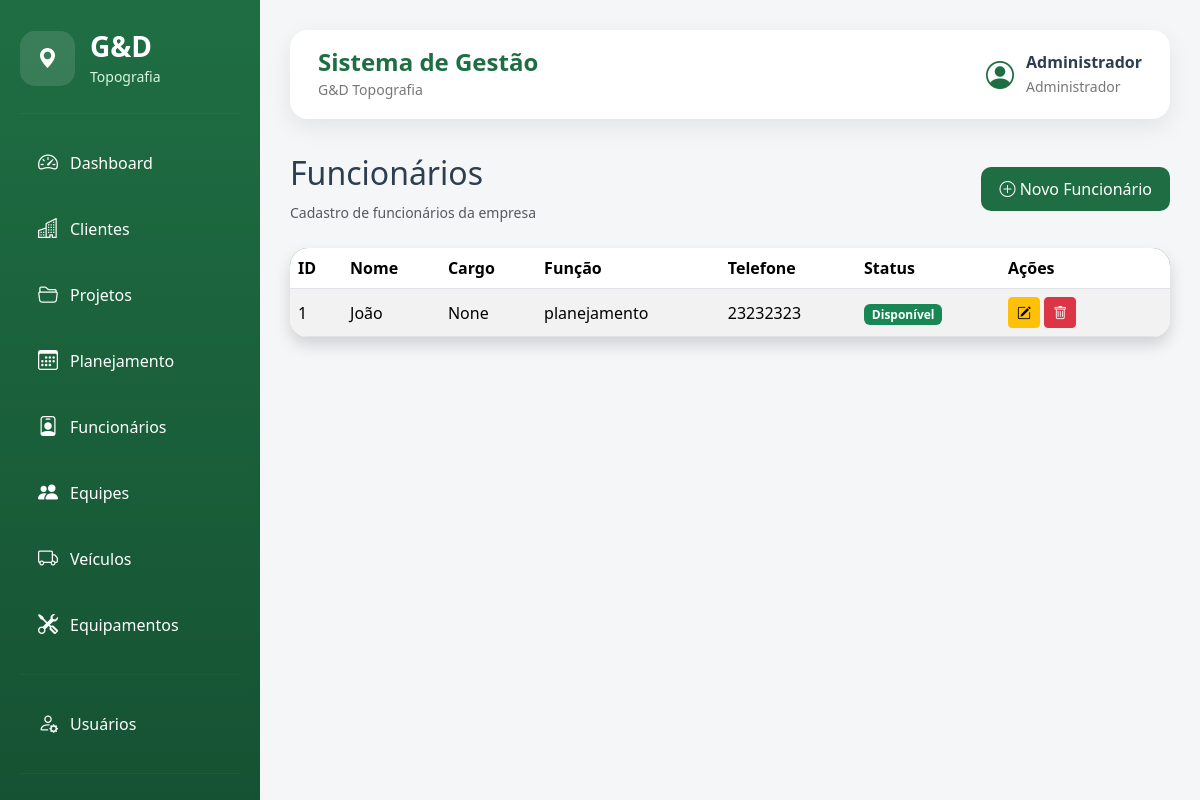
Screenshot of /funcionarios (signed in) with the database file from the repository.
### models/usuario.py (models this page shows, shortened)
class Usuario(UserMixin, db.Model):
    __tablename__ = "usuarios"
    id = db.Column(db.Integer, primary_key=True)
    nome = db.Column(db.String(100), nullable=False)
    email = db.Column(db.String(120), unique=True, nullable=False)
    senha = db.Column(db.String(255), nullable=False)
    perfil = db.Column(
        db.String(50),
        nullable=False,
        default="Administrador"
    )
    ativo = db.Column(
        db.Boolean,
        nullable=False,
        default=True
    )
    data_criacao = db.Column(
        db.DateTime,
        default=datetime.utcnow
    )
    ultimo_login = db.Column(
        db.DateTime,
        nullable=True
    )
    ultimo_acesso = db.Column(
        db.DateTime,
        nullable=True
    )
    foto = db.Column(
        db.String(255),
        nullable=True
    )
    telefone = db.Column(
        db.String(20),
        nullable=True
    )
    observacoes = db.Column(
        db.Text,
        nullable=True
    )

### models/funcionario.py (models this page shows, shortened)
class Funcionario(db.Model):
    __tablename__ = "funcionarios"
    id = db.Column(db.Integer, primary_key=True)
    nome = db.Column(db.String(150), nullable=False)
    cpf = db.Column(db.String(14))
    telefone = db.Column(db.String(20))
    email = db.Column(db.String(150))
    cargo = db.Column(db.String(80))
    funcao = db.Column(db.String(80))
    status = db.Column(
        db.String(20),
        default="Disponível"
    )
    observacoes = db.Column(db.Text)

### routes/funcionarios.py (the view)
@funcionarios.route("/funcionarios")
@login_required
def listar_funcionarios():
    lista = Funcionario.query.order_by(
        Funcionario.nome
    ).all()
    return render_template(
        "funcionarios.html",
        funcionarios=lista
    )

### app.py (called while the page is built)
@app.context_processor
def inject_csrf_token():
    return dict(csrf_token=generate_csrf)

@login_manager.user_loader
def load_user(user_id):
    return Usuario.query.get(int(user_id))

### templates/funcionarios.html (shortened to what this page needs)
{% extends "layout/base.html" %}
{% block content %}
<div class="d-flex justify-content-between align-items-center mb-4">
    <div>
        <h2>Funcionários</h2>
        <small class="text-muted">
            Cadastro de funcionários da empresa
        </small>
    </div>
    <a href="/funcionarios/novo" class="btn btn-success">
        <i class="bi bi-plus-circle"></i>
        Novo Funcionário
    </a>
</div>
<table class="table table-hover table-striped align-middle shadow">
    <thead style="background:#2E7D32;color:white;">
        <tr>
            <th>ID</th>
            <th>Nome</th>
            <th>Cargo</th>
            <th>Função</th>
            <th>Telefone</th>
            <th>Status</th>
            <th width="170">Ações</th>
        </tr>
    </thead>
    <tbody>
        {% for funcionario in funcionarios %}
        <tr>
            <td>{{ funcionario.id }}</td>
            <td>{{ funcionario.nome }}</td>
            <td>{{ funcionario.cargo }}</td>
            <td>{{ funcionario.funcao }}</td>
            <td>{{ funcionario.telefone }}</td>
            <td>
                {% if funcionario.status == "Disponível" %}
                    <span class="badge bg-success">
                        Disponível
                    </span>
                {% elif funcionario.status == "Em Campo" %}
                    <span class="badge bg-primary">
                        Em Campo
                    </span>
                {% elif funcionario.status == "Férias" %}
                    <span class="badge bg-warning text-dark">
                        Férias
                    </span>
                {% elif funcionario.status == "Folga" %}
                    <span class="badge bg-secondary">
                        Folga
                    </span>
                {% else %}
                    <span class="badge bg-dark">
                        {{ funcionario.status }}
                    </span>
                {% endif %}
            </td>
            <td>
                <a href="/funcionarios/editar/{{ funcionario.id }}"
                   class="btn btn-warning btn-sm">
                    <i class="bi bi-pencil-square"></i>
                </a>
                <a href="/funcionarios/excluir/{{ funcionario.id }}"
                   class="btn btn-danger btn-sm">
                    <i class="bi bi-trash"></i>
                </a>
            </td>
        </tr>
        {% endfor %}
    </tbody>
</table>
{% endblock %}

### templates/layout/base.html (shortened to what this page needs)
<!DOCTYPE html>
<html lang="pt-BR">
<head>
    <link href="https://cdn.jsdelivr.net/npm/bootstrap@5.3.3/dist/css/bootstrap.min.css" rel="stylesheet">
    <link href="https://cdn.jsdelivr.net/npm/bootstrap-icons@1.11.3/font/bootstrap-icons.css" rel="stylesheet">
    <link rel="stylesheet" href="{{ url_for('static', filename='css/style.css') }}">
</head>
<body>
    <div class="sidebar">
        <div class="logo">
            <div class="logo-icon">
                <i class="bi bi-geo-alt-fill"></i>
            </div>
            <div>
                <h3>G&D</h3>
                <small>Topografia</small>
            </div>
        </div>
        <hr>
        <a href="{{ url_for('dashboard.inicio') }}">
            <i class="bi bi-speedometer2"></i>
            <span>Dashboard</span>
        </a>
        <a href="{{ url_for('clientes.listar_clientes') }}">
            <i class="bi bi-buildings"></i>
            <span>Clientes</span>
        </a>
        <a href="{{ url_for('projetos.listar_projetos') }}">
            <i class="bi bi-folder2-open"></i>
            <span>Projetos</span>
        </a>
        <a href="{{ url_for('planejamento.listar_planejamento') }}">
            <i class="bi bi-calendar3"></i>
            <span>Planejamento</span>
        </a>
        <a href="{{ url_for('funcionarios.listar_funcionarios') }}">
            <i class="bi bi-person-badge"></i>
            <span>Funcionários</span>
        </a>
        <a href="{{ url_for('equipes.listar_equipes') }}">
            <i class="bi bi-people-fill"></i>
            <span>Equipes</span>
        </a>
        <a href="{{ url_for('veiculos.listar_veiculos') }}">
            <i class="bi bi-truck"></i>
            <span>Veículos</span>
        </a>
        <a href="{{ url_for('equipamentos.listar_equipamentos') }}">
            <i class="bi bi-tools"></i>
            <span>Equipamentos</span>
        </a>
        <hr>
        <a href="{{ url_for('usuarios.listar_usuarios') }}">
            <i class="bi bi-person-gear"></i>
            <span>Usuários</span>
        </a>
        <hr>
        <a href="{{ url_for('auth.logout') }}">
        </a>
    </div>
    <div class="conteudo">
        <div class="topbar">
            <div>
                <h4>Sistema de Gestão</h4>
                <small>G&D Topografia</small>
            </div>
            <div class="topbar-right">
                <div class="usuario">
                    <i class="bi bi-person-circle fs-3"></i>
                    <div>
                        <strong>
                            {{ current_user.nome }}
                        </strong>
                        <small>
                            {{ current_user.perfil }}
                        </small>
                    </div>
                </div>
            </div>
        </div>
        {% block content %}
        {% endblock %}
    </div>
</body>
</html>

### static/css/style.css (style rules this page uses)
:root { --verde-principal:#1F6E43; --verde-secundario:#2E8B57; --verde-escuro:#155233; --cinza-claro:#F4F6F8; --cinza:#D8DEE4; --texto:#2C3E50; --branco:#FFFFFF; --sombra:0 8px 25px rgba(0,0,0,.08); --radius:18px; }
* { margin:0; padding:0; box-sizing:border-box; }
body { background:var(--cinza-claro); font-family:"Segoe UI",Tahoma,Geneva,Verdana,sans-serif; color:var(--texto); overflow-x:hidden; }
.sidebar { position:fixed; top:0; left:0; width:260px; height:100vh; background:linear-gradient( 180deg, var(--verde-principal), var(--verde-escuro) ); color:white; padding:30px 20px; overflow-y:auto; overflow-x:hidden; z-index:1000; }
.logo { display:flex; align-items:center; gap:15px; margin-bottom:25px; }
.logo-icon { width:55px; height:55px; border-radius:15px; background:rgba(255,255,255,.12); display:flex; align-items:center; justify-content:center; font-size:28px; }
.logo h3 { margin:0; font-weight:700; }
.logo small { color:#d9f6df; }
.sidebar hr { border-color:rgba(255,255,255,.15); margin:20px 0; }
.sidebar a { display:flex; align-items:center; gap:12px; color:white; text-decoration:none; padding:14px 18px; border-radius:12px; margin-bottom:8px; transition:.25s; }
.sidebar i { font-size:20px; }
.conteudo { margin-left:260px; width:calc(100% - 260px); min-height:100vh; padding:30px; }
.topbar { background:white; border-radius:18px; padding:18px 28px; display:flex; justify-content:space-between; align-items:center; margin-bottom:35px; box-shadow:var(--sombra); }
.topbar h4 { margin:0; color:var(--verde-principal); font-weight:700; }
.topbar small { color:#777; }
.topbar-right { display:flex; align-items:center; gap:20px; }
.usuario { display:flex; align-items:center; gap:12px; }
.usuario i { color:var(--verde-principal); }
.usuario strong { display:block; }
.usuario small { color:#777; }
.btn-success { background:var(--verde-principal); border:none; border-radius:10px; padding:10px 18px; }
.table { background:white; border-radius:18px; overflow:hidden; }
.table thead { background:var(--verde-principal); color:white; }
.table td { vertical-align:middle; }

### rows the page displays
Usuario: nome "Administrador", perfil "Administrador"
Funcionario: id "1", nome "João", cargo "None", funcao "planejamento", telefone "23232323", status "Disponível"
